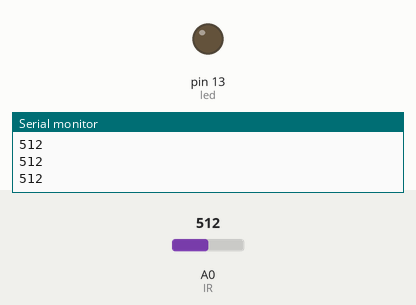
Bench run of a sketch on a simulated Arduino Uno, built with avr-gcc and run on an emulated ATmega328P. Shown: output pins drawn as LEDs (lit = HIGH), the last lines printed to the serial monitor. Inputs (shaded band) come from the test bench; at power-on: A0 (IR) = 512.

Above: at 1.2 s.
1.3 s: A0 (IR) set to 217
2.8 s: A0 (IR) set to 190
At 4.0 s:
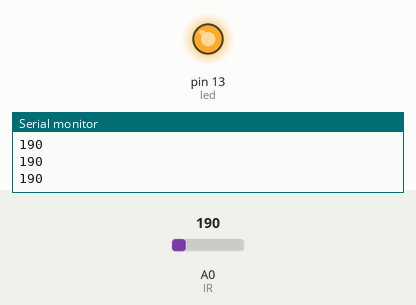
4.3 s: A0 (IR) set to 210
At 5.1 s:
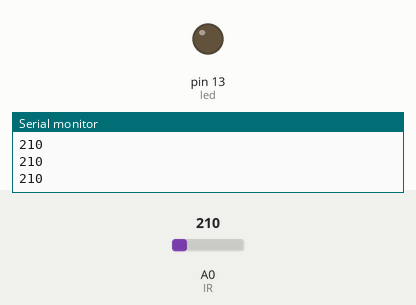
5.8 s: A0 (IR) set to 122
At 6.3 s:
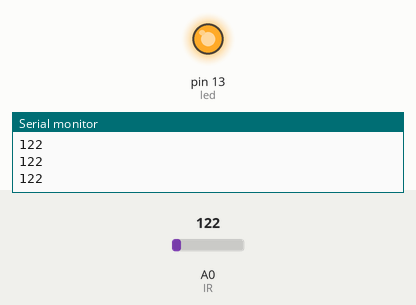
Timing chart, 0 to 8.3 s (numbered marks = the images above; inputs shaded):
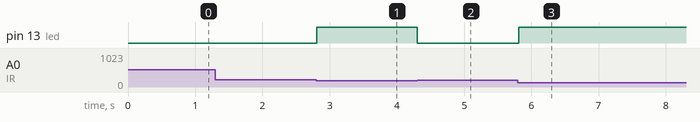

Measured:
- the behaviour switches between 200 and 199 on A0 (IR) (found by bisection; images 0 and 1)
- after the input at 2.8 s, pin 13 (led): LOW → HIGH at once
- after the input at 4.3 s, pin 13 (led): HIGH → LOW at once
- after the input at 5.8 s, pin 13 (led): LOW → HIGH at once

The sketch:

sketch_feb18a.ino
```cpp
int led = 13;
int IR = A0;
int IrState = 0;


void setup() {
  pinMode(led, OUTPUT);
  pinMode(IR, INPUT);
  Serial.begin(9600);

}

void loop() {
  IrState = analogRead(IR);
  Serial.println(IrState);

  if(IrState < 200)
    digitalWrite(led, HIGH);


  else
    digitalWrite(led, LOW);


}
```
